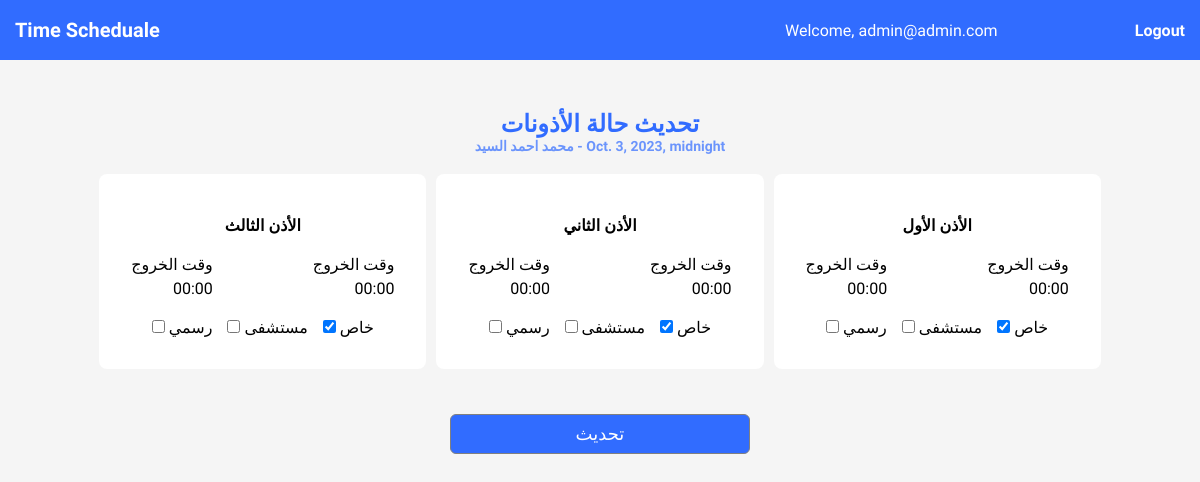
/permissions/permissions/4 (signed in), run on the app's committed database.
### accounts/models.py (models this page shows, shortened)
class UserAccount(AbstractBaseUser, PermissionsMixin):
    email = models.EmailField(max_length=255, unique=True)
    name = models.CharField(max_length=255)
    is_active = models.BooleanField(default=False)
    is_staff = models.BooleanField(default=False)
    is_data = models.BooleanField(default=False)
    is_permit = models.BooleanField(default=False)
    is_info = models.BooleanField(default=False)
    objects = UserAccountManager()
    USERNAME_FIELD = 'email'
    REQUIRED_FIELDS = ['name']

### employee/models.py (models this page shows, shortened)
class Employee(models.Model):
    name = models.CharField(max_length=300, null=True, blank=True)
    civil_id = models.CharField(max_length=300, null=True, blank=True)
    department = models.CharField(max_length=300, null=True, blank=True)
    enterance_time = models.TimeField(default=time(0,0) , null=True, blank=True)
    permission_leaving_time = models.TimeField(default=time(0,0), null=True, blank=True)
    permission_entering_time = models.TimeField(default=time(0,0), null=True, blank=True)
    is_permit_private_1 = models.BooleanField(default=True, null=True, blank=True)
    is_permit_hospital_1 = models.BooleanField(default=False, null=True, blank=True)
    is_permit_official_1 = models.BooleanField(default=False, null=True, blank=True)
    permission_leaving_time_2 = models.TimeField(default=time(0,0), null=True, blank=True)
    permission_entering_time_2 = models.TimeField(default=time(0,0), null=True, blank=True)
    is_permit_private_2 = models.BooleanField(default=True, null=True, blank=True)
    is_permit_hospital_2 = models.BooleanField(default=False, null=True, blank=True)
    is_permit_official_2 = models.BooleanField(default=False, null=True, blank=True)
    permission_leaving_time_3 = models.TimeField(default=time(0,0), null=True, blank=True)
    permission_entering_time_3 = models.TimeField(default=time(0,0), null=True, blank=True)
    is_permit_private_3 = models.BooleanField(default=True, null=True, blank=True)
    is_permit_hospital_3 = models.BooleanField(default=False, null=True, blank=True)
    is_permit_official_3 = models.BooleanField(default=False, null=True, blank=True)
    final_leaving_time = models.TimeField(default=time(0,0),null=True, blank=True)
    created_date = models.DateTimeField(default=timezone.now)

### permissions/views.py (the view, shortened to what this page needs)
# urls.py: path("permissions/<str:pk>", UpdateView.as_view(), name="permissions_update"),
class UpdateView(View):
    def get(self,request, pk):
        employee = Employee.objects.get(pk=pk)
        id = employee.id
        name = employee.name
        created_date = employee.created_date
        permission_leaving_time = employee.permission_leaving_time.strftime("%H:%M")
        permission_entering_time = employee.permission_entering_time.strftime("%H:%M")
        is_permit_private_1 = employee.is_permit_private_1
        is_permit_hospital_1 = employee.is_permit_hospital_1
        is_permit_official_1 = employee.is_permit_official_1
        permission_leaving_time_2 = employee.permission_leaving_time_2.strftime("%H:%M")
        permission_entering_time_2 = employee.permission_entering_time_2.strftime("%H:%M")
        is_permit_private_2 = employee.is_permit_private_2
        is_permit_hospital_2 = employee.is_permit_hospital_2
        is_permit_official_2 = employee.is_permit_official_2
        permission_leaving_time_3 = employee.permission_leaving_time_3.strftime("%H:%M")
        permission_entering_time_3 = employee.permission_entering_time_3.strftime("%H:%M")
        is_permit_private_3 = employee.is_permit_private_3
        is_permit_hospital_3 = employee.is_permit_hospital_3
        is_permit_official_3 = employee.is_permit_official_3
        context = {"id":id, "name":name, "created_date":created_date,   "permission_leaving_time":permission_leaving_time, "permission_entering_time":permission_entering_time,
                  "permission_leaving_time_2":permission_leaving_time_2,"permission_entering_time_2":permission_entering_time_2,
                  "permission_leaving_time_3":permission_leaving_time_3, "permission_entering_time_3":permission_entering_time_3,
                  "is_permit_private_1":is_permit_private_1, "is_permit_hospital_1":is_permit_hospital_1, "is_permit_official_1":is_permit_official_1,
                  "is_permit_private_2":is_permit_private_2, "is_permit_hospital_2":is_permit_hospital_2, "is_permit_official_2":is_permit_official_2,
                   "is_permit_private_3":is_permit_private_3, "is_permit_hospital_3":is_permit_hospital_3, "is_permit_official_3":is_permit_official_3 }
        return render(request, "permissions/update.html", context)

### templates/permissions/update.html (shortened to what this page needs)
{% extends 'base.html' %}
{% load static %}
{% block content %}
<link rel="stylesheet" href="{% static 'css/permissions_update.css' %}" />
{% include "navebar.html" %}
<div class="container">
    <h2>تحديث حالة الأذونات</h1>
    <h3>{{name}} - {{created_date}}</h3>
    <form method="POST" action="{% url "permissions_update" id %}" dir="rtl">
        <div class = "wrapper">
            <div class="permissions">
                <div class="permission-lable">
                    <p>الأذن الأول</p>
                </div>
                <div class="row">
                    <div class="input-item">
                        <p>وقت الخروج</p>
                        <p>{{permission_leaving_time}}</p>
                    </div>
                    <div class="input-item">
                        <p>وقت الخروج</p>
                        <p>{{permission_entering_time}}</p>
                    </div>
                </div>
                <div class = "input-permissions">
                   <div>
                        <label for="private1">خاص</label>
                        <input type="checkbox" name="private1" value="{{ is_permit_private_1 }}" {% if is_permit_private_1 %}checked{% endif %}>
                   </div>
                    <div>
                        <label for="hospital1">مستشفى</label>
                        <input type="checkbox"  name="hospital1" value="{{ is_permit_hospital_1 }}" {% if is_permit_hospital_1 %}checked{% endif %}>
                    </div>
                    <div>
                        <label for="official1">رسمي</label>
                        <input type="checkbox"  name="official1" value="{{ is_permit_official_1 }}" {% if is_permit_official_1 %}checked{% endif %}>
                    </div>
                </div>
           </div>
            <div class="permissions">
                <div class="permission-lable">
                    <p>الأذن الثاني</p>
                </div>
                <div class="row">
                    <div class="input-item">
                        <p>وقت الخروج</p>
                        <p>{{permission_leaving_time_2}}</p>
                    </div>
                    <div class="input-item">
                        <p>وقت الخروج</p>
                        <p>{{permission_entering_time_2}}</p>
                    </div>
                </div>
                <div class = "input-permissions">
                   <div>
                        <label for="private2">خاص</label>
                        <input type="checkbox" name="private2" value="{{ is_permit_private_2 }}" {% if is_permit_private_2 %}checked{% endif %}>
                   </div>
                    <div>
                        <label for="hospital2">مستشفى</label>
                        <input type="checkbox"  name="hospital2" value="{{ is_permit_hospital_2 }}" {% if is_permit_hospital_2 %}checked{% endif %}>
                    </div>
                    <div>
                        <label for="official2">رسمي</label>
                        <input type="checkbox"  name="official2" value="{{ is_permit_official_2 }}" {% if is_permit_official_2 %}checked{% endif %}>
                    </div>
                </div>
           </div>
            <div class="permissions">
                <div class="permission-lable">
                    <p>الأذن الثالث</p>
                </div>
                <div class="row">
                    <div class="input-item">
                        <p>وقت الخروج</p>
                        <p>{{permission_leaving_time_3}}</p>
                    </div>
                    <div class="input-item">
                        <p>وقت الخروج</p>
                        <p>{{permission_entering_time_3}}</p>
                    </div>
                </div>
                <div class = "input-permissions">
                   <div>
                        <label for="private3">خاص</label>
                        <input type="checkbox" name="private3" value="{{ is_permit_private_3 }}" {% if is_permit_private_3 %}checked{% endif %}>
                   </div>
                    <div>
                        <label for="hospital3">مستشفى</label>
                        <input type="checkbox"  name="hospital3" value="{{ is_permit_hospital_3 }}" {% if is_permit_hospital_3 %}checked{% endif %}>
                    </div>
                    <div>
                        <label for="official3">رسمي</label>
                        <input type="checkbox"  name="official3" value="{{ is_permit_official_3 }}" {% if is_permit_official_3 %}checked{% endif %}>
                    </div>
                </div>
           </div>
        </div>
        <div class="button">
            <button type="submit">تحديث</button>
        </div>
    </form>
</div>
{% endblock content %}

### templates/navebar.html
{% load static %}
<link rel="stylesheet" href="{% static 'css/nav.css' %}" />
<div class="nav-container">
  <h1>Time Scheduale</h1>
  <div class="user">
    {% if user.is_authenticated  %}
    <p>Welcome, {{user.email}}</p>
    {% endif %}
    <a href="{% url 'logout_page' %}">Logout</a>
  </div>
</div>

### static/css/permissions_update.css (style rules this page uses)
* { box-sizing: border-box; padding: 0; margin: 0; }
body { background-color: #f5f5f5; font-family: "Crete Round", serif; font-family: "Signika Negative", sans-serif; height: 100vh; }
.container { display: flex; justify-content: center; align-items: center; flex-direction: column; justify-content: flex-start; padding-top: 50px; }
.container h2 { color: rgba(49, 108, 255, 255); }
.container h3 { opacity: 0.7; font-size: 14px; color: rgba(49, 108, 255, 255); }
.container .permission-lable { width: 60%; margin-top: 10px; text-align: center; color: black; font-weight: 700; }
.container form { margin-top: 15px; display: flex; flex-direction: column; justify-content: center; align-items: center; gap: 10px; }
.container .wrapper { display: flex; flex-direction: row; }
.container .permissions { background-color: white; display: flex; flex-direction: column; justify-content: center; align-items: center; gap: 20px; padding: 2rem; border-radius: 8px; margin: 5px; }
.permissions .input-permissions { display: flex; flex-direction: row; gap: 15px; }
form .row { display: flex; flex-direction: row; gap: 100px; justify-content: center; align-items: center; }
form .row .input-item { display: flex; flex-direction: column; justify-content: center; align-items: flex-start; gap: 5px; }
.container .button { width: 100%; display: flex; align-items: center; justify-content: center; margin-top: 30px; }
.button button { margin-top: 0 auto; display: block; width: 300px; height: 40px; background-color: rgba(49, 108, 255, 255); border-radius: 6px; color: white; font-size: 18px; border: 0.8px solid gray; }

### static/css/nav.css (style rules this page uses)
.nav-container { background-color: rgba(49, 108, 255, 255);; height: 60px; margin: 0; padding: 0; box-sizing: border-box; display: flex; flex-direction: row; align-items: center; color: white; justify-content: space-between; padding-left: 15px; padding-right: 15px; }
.nav-container h1 { margin: 0; padding: 0; font-size: 20px; font-family: 700; }
.nav-container .user { display: flex; flex-direction: row; justify-content: space-between; align-items: center; min-width: 400px; font-weight: 300; }
.nav-container .user a { text-decoration: none; color: white; font-weight: 700; }

### data on the page
UserAccount: email "admin@admin.com"
Employee: name "محمد احمد السيد", created_date "Oct. 3, 2023, midnight"

### other printed values
{{ permission_leaving_time }} "00:00"
{{ permission_entering_time }} "00:00"
{{ permission_leaving_time_2 }} "00:00"
{{ permission_entering_time_2 }} "00:00"
{{ permission_leaving_time_3 }} "00:00"
{{ permission_entering_time_3 }} "00:00"
